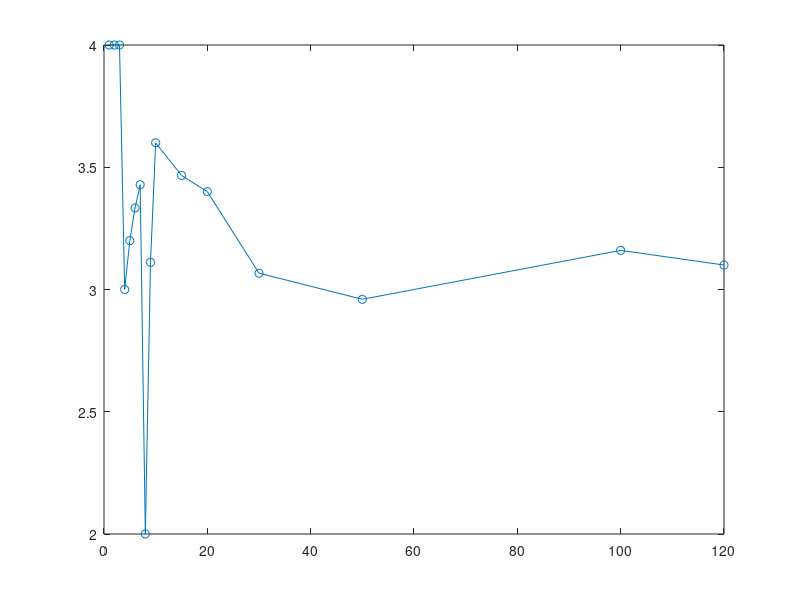

Reproduce this figure in MATLAB. (Note: this script raises an error after producing the figure.)
%User specified parameters
N = [1,2,3,4,5,6,7,8,9,10,15,20,30,50,100,120];   %Number of Monte Carlo Sample Points

%Total number of experiments
Num_experiments = size(N,2);

%Pre allocate results vector
results = zeros(1,Num_experiments);

%Loop through the differnt values of N
for j = 1:Num_experiments

%Initialize counter to zero    
inside_count = 0;

%Generate random points
for i = 1:N(j)

x = rand;
y = rand;

%Check if the generated point is inside the circle
%If so, increment the counter
if(x*x + y*y <= 1)
   inside_count = inside_count + 1;
end

end
%compute estimate
pi_estimate = 4*(inside_count/N(j));

%store result in relevant entry of the results vector
results(j) = pi_estimate;
end

%plot results
plot(N,results,'-o');
hold on;
yline(pi);
hold off;

title("A Monte Carlo Estimate of $\pi$", 'interpreter', 'latex');
ylabel("Estimate of $\pi$", 'interpreter', 'latex');
xlabel("Number of Sample Points")
legend("Estimate of $\pi$", "exact value of $\pi$", 'interpreter', 'latex');
grid on;

